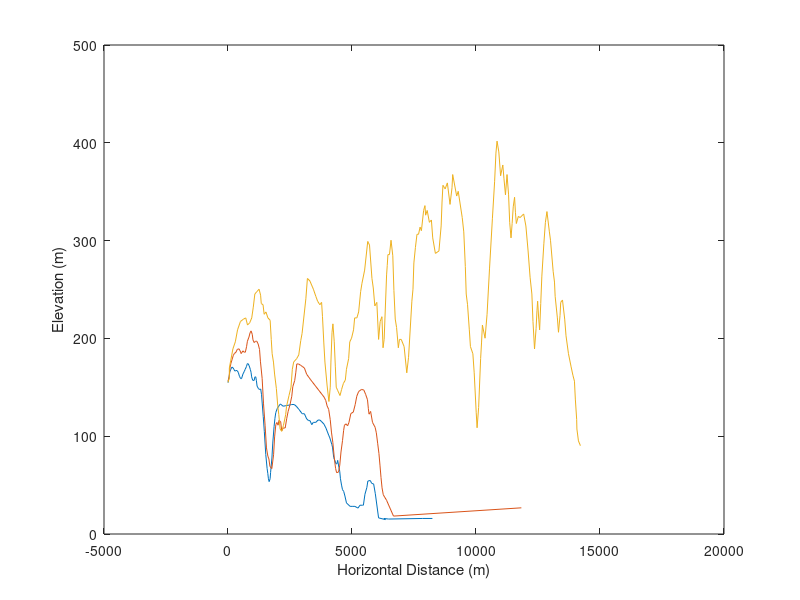
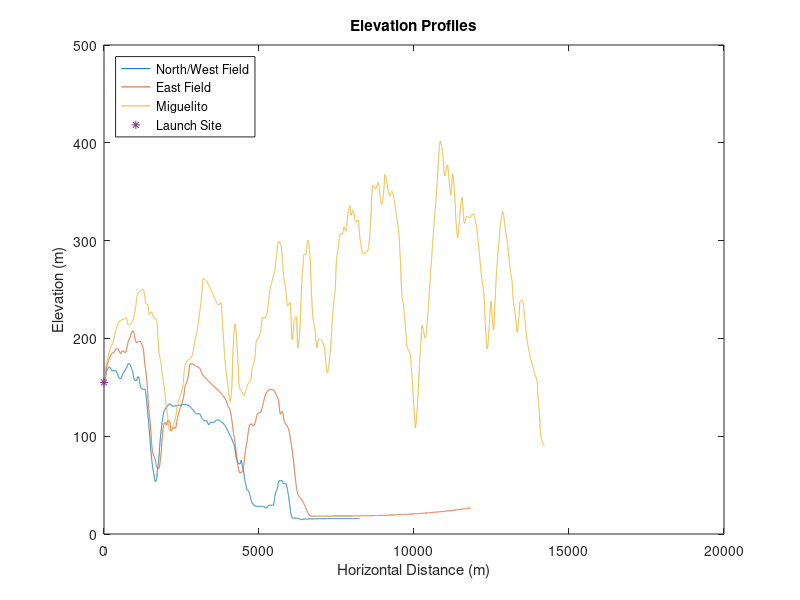
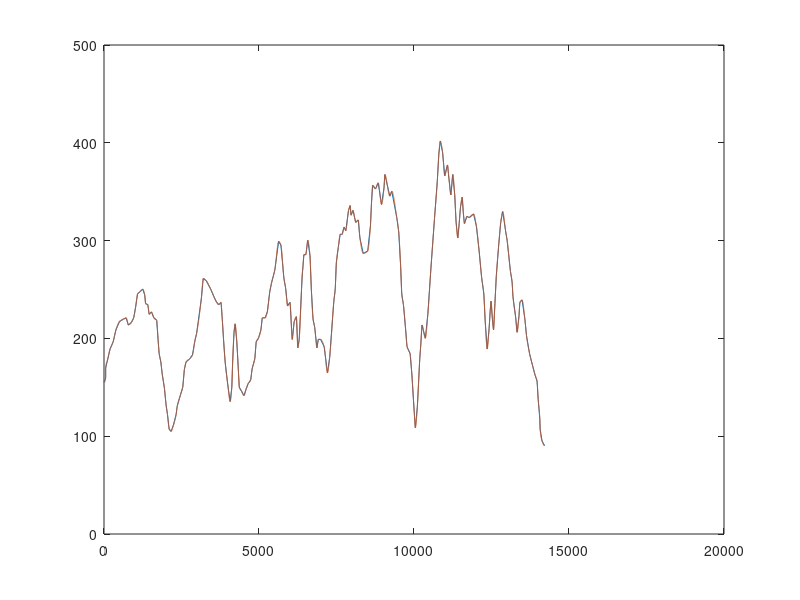

These figures' MATLAB source, in order:

% plotStyle('standard','medium',3,1.75,22,'modern')
NF_distance = [-0.439, 43.446, 73.178, 111.907, 155.683, 199.458, 238.406, 282.181, ...
  321.02, 364.795, 413.508, 462.11, 510.823, 544.834, 603.201, ...
  661.568, 690.862, 744.292, 778.413, 812.423, 856.199, 899.974, ...
  929.158, 953.514, 997.29, 1055.66, 1084.84, 1118.96, 1143.32, ...
  1172.5, 1221.1, 1274.64, 1318.42, 1352.43, 1420.56, 1464.34, 1522.7, ...
  1576.24, 1605.43, 1629.78, 1658.97, 1697.92, 1717.34, 1770.88, ...
  1804.89, 1858.43, 1892.44, 1926.56, 1984.92, 2043.29, 2111.42, ...
  2223.33, 2335.24, 2466.56, 2568.71, 2670.85, 2753.57, 2850.89, ...
  2991.98, 3079.53, 3172.02, 3249.8, 3308.28, 3376.3, 3439.61, ...
  3541.75, 3629.3, 3707.2, 3780.16, 3867.71, 3950.43, 4057.4, 4106.11, ...
  4183.9, 4213.08, 4261.8, 4359.11, 4393.12, 4422.31, 4471.02, ...
  4505.03, 4534.21, 4577.99, 4616.94, 4665.54, 4714.25, 4777.45, ...
  4923.47, 5006.09, 5117.99, 5239.67, 5322.39, 5419.7, 5458.54, ...
  5521.85, 5599.63, 5638.58, 5735.9, 5794.26, 5872.16, 5940.29, ...
  6071.62, 6348.86, 6285.67, 6475.36, 7852.26, 8241.41];
NF_elevation = [154.755, ...
  160.062, 165.934, 168.289, 170.645, 170.048, 168.289, 166.531, ...
  167.128, 167.128, 165.337, 161.223, 158.868, 158.868, 163.579, ...
  166.531, 168.289, 171.242, 174.161, 174.161, 171.839, 168.289, ...
  165.337, 160.659, 157.11, 157.11, 160.659, 160.659, 157.11, 151.238, ...
  148.883, 147.689, 148.286, 142.414, 120.055, 104.729, 81.209, ...
  67.077, 61.802, 56.495, 53.542, 56.495, 62.963, 77.692, 92.985, ...
  110.037, 118.264, 124.169, 128.282, 130.637, 132.993, 130.637, ...
  131.235, 131.798, 132.396, 132.396, 130.637, 127.685, 122.974, ...
  122.974, 117.7, 115.908, 115.908, 111.795, 114.15, 114.15, 116.505, ...
  116.505, 114.747, 112.392, 108.278, 101.212, 98.26, 91.791, 88.872, ...
  78.256, 71.788, 71.788, 75.337, 68.271, 64.158, 56.495, 50.026, ...
  45.315, 43.557, 38.846, 31.78, 28.264, 28.264, 28.264, 26.472, ...
  29.425, 29.425, 29.425, 40.604, 47.67, 54.139, 54.736, 51.784, ...
  51.187, 41.202, 16.487, 14.729, 15.89, 15.293, 15.89, 15.89];
N = floor(NF_distance(end));
dn = 1;
NF_grid = dn:dn:N;
NF_Elevation_Interp = interp1(NF_distance,NF_elevation,NF_grid,'pchip');

EF_distance = [0, 48.184, 76.842, 118.728, 160.771, 209.584, 251.627, 321.384, ...
  370.355, 440.269, 489.083, 530.968, 600.882, 656.782, 698.667, ...
  747.638, 782.595, 845.423, 887.309, 929.352, 978.165, 1006.19, ...
  1055.01, 1110.91, 1159.88, 1215.78, 1271.68, 1306.64, 1376.39, ...
  1432.29, 1495.28, 1551.18, 1607.08, 1648.96, 1690.85, 1767.69, ...
  1837.6, 1879.49, 1928.46, 1970.35, 2019.32, 2054.27, 2124.03, ...
  2166.07, 2228.9, 2305.74, 2368.57, 2424.47, 2501.31, 2571.23, ...
  2613.11, 2689.96, 2732., 2773.88, 2843.8, 2927.57, 3011.5, 3081.25, ... 
  3172.11, 3332.88, 3870.78, 3940.69, 3996.59, 4059.42, 4122.4, ...
  4171.22, 4227.12, 4290.1, 4338.92, 4380.96, 4457.8, 4506.62, ...
  4555.59, 4618.42, 4660.77, 4695.26, 4765.17, 4821.07, 4876.97, ...
  4953.81, 5051.6, 5128.44, 5191.43, 5268.27, 5387., 5477.85, 5547.77, ...
  5624.61, 5659.57, 5687.44, 5750.42, 5827.27, 5931.98, 5980.95, ...
  6036.85, 6085.66, 6127.71, 6169.59, 6211.48, 6260.45, 6393.19, ...
  6672.69, 11829.];
EF_elevation = [156.232, 160.991, 169.677, 174.596, 178.126, ...
  182.33, 184.472, 185.86, 188.676, 189.39, 187.288, 184.472, 187.288, ...
  185.86, 185.86, 191.492, 197.124, 201.368, 205.572, 207.674, ...
  204.184, 198.552, 195.736, 197.124, 197.124, 194.308, 188.676, ...
  176.698, 159.127, 133.069, 111.254, 88.012, 79.564, 76.747, 69.013, ... 
  66.911, 80.991, 99.276, 111.928, 114.07, 111.254, 116.172, 114.744, ...
  105.622, 108.438, 108.438, 118.274, 125.334, 132.355, 140.803, ...
  150.679, 156.985, 164.759, 173.882, 173.882, 172.493, 171.066, ...
  169.677, 163.331, 157.699, 140.089, 136.599, 130.966, 127.436, ...
  116.886, 104.194, 93.644, 76.747, 66.911, 62.667, 63.381, 70.401, ...
  83.807, 95.746, 105.622, 111.254, 112.642, 110.54, 114.07, 123.193, ...
  124.62, 132.355, 140.803, 145.721, 147.863, 147.149, 142.905, ...
  137.273, 128.15, 122.518, 125.334, 114.07, 109.112, 103.48, 92.256, ...
  82.38, 70.401, 57.749, 47.199, 40.139, 34.507, 18.324, 26.772];
N = floor(EF_distance(end));
dn = 1;
EF_grid = dn:dn:N;
EF_Elevation_Interp = interp1(EF_distance,EF_elevation,EF_grid,'pchip');

MIG_distance = [0, 53.075, 53.644, 107.287, 196.756, 295.134, 384.603, 500.8, ...
  625.905, 715.374, 787.025, 876.494, 956.865, 1019.42, 1082.16, ...
  1162.53, 1252., 1314.55, 1341.47, 1412.93, 1457.66, 1529.32, ...
  1609.69, 1699.16, 1743.89, 1779.72, 1833.36, 1878.09, 1949.56, ...
  2003.2, 2047.93, 2101.58, 2164.32, 2235.78, 2325.25, 2361.08, ...
  2459.45, 2539.82, 2593.47, 2647.3, 2772.41, 2852.97, 2933.34, ...
  2986.98, 3139.19, 3201.74, 3300.12, 3443.23, 3541.61, 3613.07, ...
  3702.54, 3774., 3809.83, 3863.47, 3908.21, 3997.68, 4069.14, ...
  4122.97, 4149.7, 4194.43, 4230.26, 4283.9, 4328.64, 4364.27, ...
  4427.02, 4516.48, 4579.04, 4650.5, 4731.06, 4775.79, 4865.26, 4910., ...
  4981.46, 5062.02, 5106.75, 5196.03, 5267.68, 5348.05, 5401.89, ...
  5509.17, 5634.28, 5705.93, 5804.31, 5857.95, 5920.5, 6001.07, ...
  6072.53, 6135.08, 6206.73, 6251.46, 6296.2, 6394.58, 6421.3, ...
  6448.22, 6510.77, 6573.33, 6644.98, 6689.71, 6743.36, 6797., ...
  6868.46, 6913.2, 6984.85, 7101.04, 7208.33, 7279.98, 7413.99, ...
  7458.73, 7494.55, 7557.11, 7619.85, 7682.4, 7744.95, 7798.6, ...
  7888.07, 7941.71, 7968.63, 8031.18, 8120.65, 8201.02, 8254.85, ...
  8362.14, 8505.25, 8594.53, 8630.36, 8666.18, 8755.65, 8845.12, ...
  8952.41, 9032.78, 9059.7, 9220.63, 9283.18, 9444.3, 9506.85, 9569.4, ...
  9605.23, 9658.87, 9730.52, 9775.07, 9873.45, 9927.28, 10007.7, ...
  10043.5, 10106., 10186.6, 10222.4, 10258.1, 10365.3, 10445.9, ...
  10544.3, 10660.5, 10749.9, 10803.6, 10848.3, 10920., 10991.4, ...
  11080.9, 11125.6, 11188.2, 11250.7, 11313.5, 11358.2, 11411.9, ...
  11456.6, 11501.3, 11555., 11590.6, 11626.4, 11707., 11778.5, ...
  11921.6, 12011., 12100.5, 12180.9, 12252.5, 12297.3, 12359.8, ...
  12422.4, 12458.2, 12485.1, 12529.7, 12565.5, 12610.2, 12655., ...
  12735.5, 12798.1, 12860.6, 12959., 13003.7, 13111., 13164.7, ...
  13191.6, 13281., 13325.8, 13388.3, 13415.1, 13486.7, 13576.2, ...
  13629.8, 13728.2, 13835.5, 13906.9, 13969.7, 14005.3, 14059.2, ...
  14068.1, 14130.6, 14211.2];
MIG_elevation = [155.029, 159.559, 169.654, 177.032, ... 
  189.198, 196.511, 208.742, 217.284, 219.743, 220.972, 213.66, ... 
  216.054, 220.972, 231.974, 245.37, 247.829, 250.288, 244.205, ...
  235.598, 234.433, 224.661, 227.056, 220.972, 218.513, 198.97, ...
  184.344, 175.802, 163.571, 148.881, 131.797, 122.025, 107.4, ...
  104.941, 111.024, 122.025, 130.567, 141.569, 150.111, 168.425, ...
  175.802, 179.426, 183.115, 197.74, 205.118, 240.516, 261.289, ...
  258.83, 250.288, 242.975, 238.057, 234.433, 236.827, 222.202, ...
  195.346, 175.802, 151.34, 135.486, 150.111, 175.802, 206.282, ...
  214.889, 196.511, 170.884, 150.111, 146.487, 141.569, 147.716, ...
  153.8, 157.488, 168.425, 179.426, 196.511, 200.199, 208.742, ...
  220.972, 220.972, 227.056, 247.829, 256.371, 269.831, 299.147, ...
  295.458, 261.289, 251.517, 233.203, 236.827, 198.97, 217.284, ...
  222.202, 190.428, 198.97, 264.913, 274.685, 285.686, 285.686, ...
  300.376, 284.457, 249.058, 219.743, 211.201, 190.428, 198.97, ...
  198.97, 191.657, 164.801, 180.656, 238.057, 250.288, 277.144, ...
  292.999, 306.459, 306.459, 313.772, 310.148, 330.856, 335.775, ...
  326.003, 330.856, 318.69, 321.085, 302.771, 286.916, 289.375, ...
  315.002, 339.463, 356.548, 352.859, 359.007, 337.004, 354.089, ...
  367.549, 345.546, 350.4, 323.544, 308.918, 273.455, 245.37, 234.433, ...
  208.742, 191.657, 184.344, 164.801, 124.484, 108.629, 129.338, ...
  179.426, 195.346, 213.66, 200.199, 224.661, 271.061, 322.314, ...
  360.172, 389.487, 401.718, 390.717, 366.32, 377.321, 363.86, ...
  346.776, 367.549, 346.776, 318.69, 302.771, 317.461, 334.545, ...
  344.317, 328.462, 317.461, 324.773, 323.544, 327.232, 315.002, ...
  289.375, 262.519, 245.37, 217.284, 189.198, 209.971, 228.285, ...
  238.057, 219.743, 208.742, 235.598, 263.684, 296.688, 318.69, ...
  329.692, 308.918, 300.376, 268.602, 257.6, 242.975, 220.972, ...
  206.282, 223.432, 236.827, 239.286, 219.743, 202.658, 184.344, ...
  170.884, 162.342, 156.259, 137.945, 117.172, 107.4, 95.169, 90.315];
N = floor(MIG_distance(end));
dn = 1;
MIG_grid = dn:dn:N;
MIG_Elevation_Interp = interp1(MIG_distance,MIG_elevation,MIG_grid,'pchip');

figure
plot(NF_distance,NF_elevation,EF_distance,EF_elevation,MIG_distance,MIG_elevation)
xlabel('Horizontal Distance (m)')
ylabel('Elevation (m)') 

figure
plot(NF_grid,NF_Elevation_Interp,EF_grid,EF_Elevation_Interp,MIG_grid,MIG_Elevation_Interp)
xlabel('Horizontal Distance (m)')
ylabel('Elevation (m)') 
title('Elevation Profiles')
hold on
plot(0,155,'*')
hold off
legend('North/West Field','East Field','Miguelito','Launch Site','Location','NorthWest')
figure
plot(MIG_distance,MIG_elevation,MIG_grid,MIG_Elevation_Interp)